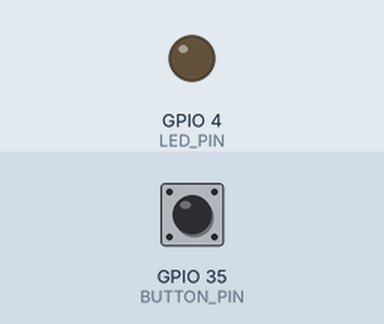
The program below on a simulated ESP32. Shown: output pins drawn as LEDs (lit = HIGH). Inputs (shaded band) come from the test bench; at power-on: GPIO 35 (BUTTON_PIN) HIGH.

Above: at 1.2 s.
1.3 s: GPIO 35 (BUTTON_PIN) pulled LOW for 0.15 s
At 2.8 s:
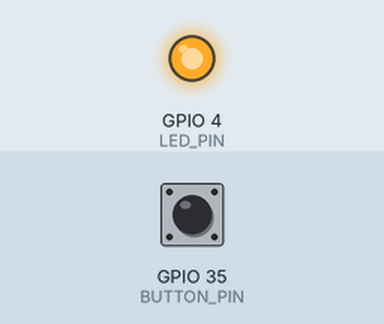
Timing chart, 0 to 4.3 s (numbered marks = the images above; inputs shaded):
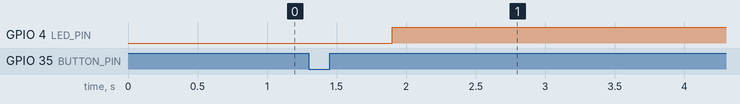

Measured:
- after the input at 1.3 s, GPIO 4 (LED_PIN): LOW → HIGH after 0.60 s

The program:

main.cpp
```cpp
#include <Arduino.h>
#include <OneButton.h>

#define LED_PIN 4
#define BUTTON_PIN 35

OneButton button(BUTTON_PIN, true);

bool ledState = false;
bool blinking = false;
unsigned long lastBlink = 0;

void singleClick() {
  blinking = false;             // tắt nhấp nháy nếu đang bật
  ledState = !ledState;         // đổi trạng thái LED
  digitalWrite(LED_PIN, ledState ? HIGH : LOW);
}

void doubleClick() {
  blinking = !blinking;         // bật/tắt chế độ nhấp nháy
}

void setup() {
  pinMode(LED_PIN, OUTPUT);
  digitalWrite(LED_PIN, LOW);

  button.attachClick(singleClick);
  button.attachDoubleClick(doubleClick);

  Serial.begin(115200);
}

void loop() {
  button.tick();

  if (blinking) {
    unsigned long currentMillis = millis();
    if (currentMillis - lastBlink >= 500) {
      lastBlink = currentMillis;
      ledState = !ledState;
      digitalWrite(LED_PIN, ledState ? HIGH : LOW);
    }
  }
}
```
